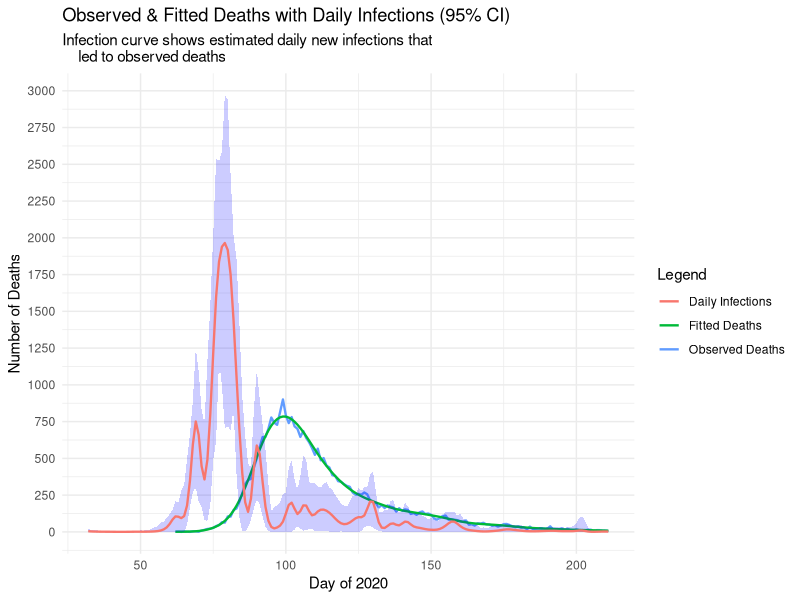

Generate this figure with R:
# Jackson Cramer (s2274544), Maximillian McCourt (s2145762), Natalia Montalvo Cabornero (s1969053)

# Our group worked collaboratively on the development and optimisation of all exercises.
# Although tasks were divided among us, we maintained a balanced workload through 
# regular code reviews, debugging sessions, and problem-solving meetings.
# Jackson focused ---
# Max focused on ---
# Natalia focused on ---

# Link to github repo: https://github.com/mhmc0808/ESP_GroupWorks.git
# Note about github repo: Our group used the same repo for the other projects.
# The code for project 3 can be found in the GW3 folder, and is titled proj3.r

######### GENERAL DESCRIPTION #########

# This project implements a smooth deconvolution to estimate the daily COVID-19 
# infections from observed death data. The model reconstructs the infection 
# trajectory by deconvolving death counts with a delay distribution from infection
# to death. 


library(splines)
library(ggplot2)
data <- read.table("engcov.txt")


######### MODEL SET UP ##########

# Define the matrices and components of the deconvolution model, the function 
# evaluate_matrices() creates: B-spline basis matrix, Convolution matrix (X)  
# that maps infections to deaths via delay distribution and Penalty matrix (S) 
# for smoothing. 

evaluate_matrices <- function(data, k = 80, edur = 3.151, sdur = 0.469) {
  
  # Inputs;
  #   k - number of B-spline basis functions
  #   edur - log(mean) time from infection to death
  #   sdur - log(standard deviation) time from infection to death
  
  # Create penalty matrix S
  S <- crossprod(diff(diag(k), diff=2))
  
  # Days of infection, extending the sequence 30 days before the first observed death
  lower_bound <- min(data$julian) - 30
  upper_bound <- max(data$julian)
  f_seq <- seq(lower_bound, upper_bound, by=1)
  
  # Create the k+4 knots for B-splines
  # Sequence of k+4 evenly spaced knots
  middle_seq_length <- k-2
  middle_seq <- seq(lower_bound, upper_bound, length.out = middle_seq_length)
  
  # Step size for handling remaining knots
  step <- middle_seq[2] - middle_seq[1]
  
  # Knots sequence
  knots <- c(
    seq(to = min(middle_seq) - step, by = step, length.out = 3),  # 3 knots below
    middle_seq,                                                   # middle sequence
    seq(from = max(middle_seq) + step, by = step, length.out = 3) # 3 knots above
  )
  
  # Create X_tilde: B-spline basis matrix for infection function f(t)
  X_tilde <- splineDesign(knots, f_seq)
  
  # Delay distribution from infection to death (pd)
  d <- 1:k
  pd <- dlnorm(d, edur, sdur)
  pd <- pd / sum(pd)     # normalise the sum to 1
  
  n <- length(data$date)  # number of death days
  m <- length(pd)         # maximum of days to consider    
  r <- nrow(X_tilde)      # number of infection days
  
  # Build weight matrix W for convolution
  # W[i, t] = pd[30 + i - t] if in valid range, 0 otherwise
  W <- matrix(0, n, r)
  
  for (i in 1:n) {
    idxs <- (30 + i - (1:m))              # indices for 30 day lag
    valid <- which(idxs > 0 & idxs <= r)  # keep indices in valid range
    # take i-th row of W at valid indexes to be pd of valid index
    W[i, idxs[valid]] <- pd[1:length(valid)]
  }
  
  # Convolution matrix X maps infections to expected deaths
  X <- W %*% X_tilde
  
  return(list(X_tilde=X_tilde,S=S,X=X))
}

## --- Generate model matrices --- ##
model_matrices <- evaluate_matrices(data)
X <- model_matrices$X
X_tilde <- model_matrices$X_tilde
S <- model_matrices$S



######### PENALIsED NEGATIVE LOG-LIKELIHOOD FUNCTIONS ##########

# We are going to fit the model using a penalised Poisson likelihood with a 
# positive constraint

## --- Penalised negative log-likelihood --- ##
pnll <- function(y, gamma, X, S, lambda) {
  
  # Inputs:
  #   y - vector of observed deaths
  #   gamma - vector of transformed parameters: beta = exp(gamma) to ensure 
  #           positive coefficients for the B-spline basis
  #   X - convolution matrix
  #   S - penalty matrix
  #   lambda - smoothing parameter

  B <- exp(gamma)               # transformation of coefficients
  mu <- pmax(X %*% B, 1e-15)    # expected deaths, avoiding zero
  
  # Smoothing penalty term
  penalty <- 1/2*lambda * sum(B * (S %*% B))     # OPTIMISED VERSION
  
  # Poisson log likelihood
  ll_pois <- sum(y*log(mu) - mu - lfactorial(y))
  
  # Penalised negative log likelihood
  pnll <- -ll_pois + penalty
  return(pnll)
}


## --- Gradient of penalized negative log-likelihood --- ##
pnll_grad <- function(y, gamma, X, S, lambda){
  
  # Inputs:
  #   y - vector of observed deaths
  #   gamma - vector of transformed parameters: beta = exp(gamma) to ensure 
  #           positive coefficients for the B-spline basis
  #   X - convolution matrix
  #   S - penalty matrix
  #   lambda - smoothing parameter
  
  B <- exp(gamma)
  mu <- pmax(X %*% B, 1e-15)  
  
  # Gradient of log-likelihood: dl/dgamma = colsums of diag(y_i/mu_i - 1)*X*diag(B)
  F_value <- diag(as.vector(y/mu - 1)) %*% X %*% diag(B)            ## this can be optimised??
  ll_pois_grad <- colSums(F_value)
  
  # Smoothness penalty gradient
  penalty_grad <- lambda * (S %*% B) * B    # OPTIMISED
  
  # Derivative of penalised negative log likelihood
  pnll_grad <- - ll_pois_grad + penalty_grad
  
  return(pnll_grad)
}


## --- Test functions with example parameters --- ##
y <- data$deaths
gamma <- rpois(80, 0.2)
lambda <- 0.5
pnll(y, gamma, X, S, lambda)
pnll_grad(y, gamma, X, S, lambda)


## --- Gradient validation --- ##

# This function validates analytical gradient against finite differences
finite_diff <- function(f, gamma, eps = 1e-7) {
  # Inputs:
  #   f - function that computes the objective value
  #   gamma - parameter vector at which to compute the gradient
  #   eps - finite difference step size, default = 1e-7
  
  k <- length(gamma)
  grad_approx <- numeric(k)

  for (i in 1:k) {
    gamma_eps <- gamma
    # Add small perturbation to the i-th parameter of gamma vector
    gamma_eps[i] <- gamma_eps[i] + eps
    # Approximate derivative using first principles
    grad_approx[i] <- (f(gamma_eps) - f(gamma)) / eps
  }
  
  # Gradient approximations of all dimensions of gamma
  return(grad_approx)
}

# Wrapper for finite difference validation
pnll_wrapper <- function(gamma_vec) {
  # Inputs:
  #   gamma_vec - parameter vector length K
  pnll(y, gamma_vec, X, S, lambda)
}

# Compare analytical and numerical gradients
gamma0 <- rep(0, ncol(X)) 
grad_numeric <- finite_diff(pnll_wrapper, gamma0)   # Gradient approx of gamma0 
grad_analytic <- pnll_grad(y, gamma0, X, S, lambda) # Gradient of pnll

max_diff <- max(abs(grad_numeric - grad_analytic))  # Max difference in dimensions
print(paste("Maximum gradient difference:", max_diff))
#  0.000277084



######### INITIAL MODEL FITTING ##########

# Fit model using BFGS with initial lambda for sanity check.
# This provides a preliminary fit to verify the model is working correctly
# before proceeding with smoothing parameter selection.

fit <- optim(par = gamma,         # initial parameter values
             fn = pnll,           # penalized negative log-likelihood
             gr = pnll_grad,      # gradient function for efficient optimization
             y = y,               # observed death counts
             X = X,               # convolution matrix
             S = S,               # penalty matrix
             lambda = (5*10^-5),  # initial smooting parameter
             method = "BFGS")     # Quasi-Newton optimization method with gradient

# Extract estimated parameters after optimization
gamma_hat <- fit$par
B_hat <- exp(gamma_hat)

# Compute fitted deaths (expected values)
fitted_deaths <- as.vector(X %*% B_hat)

# Compare with actual data
true_deaths <- data$deaths        # actual deaths from dataset
day_of_2020 <- data$julian

# Create data frame for plotting
plot_df <- data.frame(
  day = day_of_2020,
  true_deaths = true_deaths,
  fitted_deaths = fitted_deaths)

# Comparison plot: observed vs fitted deaths
initial_plot <- ggplot(plot_df, aes(x = day)) +
  geom_point(aes(y = true_deaths, color = "Observed"), size = 1, alpha = 0.6) +  # added point to visualize better
  geom_line(aes(y = true_deaths, color = "Observed"), size = .7) +
  geom_line(aes(y = fitted_deaths, color = "Fitted"), size = .7) +
  labs(x = "Day of 2020",
       y = "Number of Deaths",
       title = "Observed vs Fitted Deaths Over Time",
       color = "Legend") +
  theme_minimal()



######### SMOOTHING PARAMETER SELECTION ##########

n <- length(y)                       # number of observations
lfy <- lfactorial(y)

# Function to compute the Poisson log-likelihood for BIC calculation
ll <- function(y, beta_hat, X, lfly) {
  
  # Inputs:
  #   y - vector of observed death counts
  #   beta_hat - vector of estimated B-spline coefficients
  #   X - convolution design matrix
 
  # Expected deaths under current parameters
  mu <- X %*% beta_hat
  
  # Poisson log likelihood 
  ll_pois <- sum(y*log(mu) - mu - lfy)
  return(ll_pois)
}

# Define sequence of lambda values to test
log_lambda_seq <- seq(-13,-7,length=50)
lambda_seq <- 10^(log_lambda_seq)    # convert to actual lambda values

BIC <- numeric(length(lambda_seq))   # initialize BIC storage vector

Xt <- t(X) 

initial_gamma <- gamma

# Grid search over lambda values to find optimal smoothing parameter
for (i in seq(lambda_seq)){
  
  # Current lambda value
  lambda <- lambda_seq[i]
  
  # Fit model with current lambda using BFGS optimization
  fit <- optim(par = initial_gamma,  # initial parameter values
               fn = pnll,           # penalized negative log-likelihood
               gr = pnll_grad,      # gradient function for efficient optimization
               y = y,               # observed death counts
               X = X,               # convolution matrix
               S = S,               # penalty matrix
               lambda = lambda,  # initial smoothing parameter
               method = "BFGS",     # Quasi-Newton optimization method with gradient
               control = list(maxit = 1000)) # ensure convergence
  
  # Extract estimated parameters
  beta_par <- exp(fit$par)
  mu_hat <- as.vector(X %*% beta_par)
  
  # Weight vector
  w <- as.vector(y/(mu_hat^2)) # n vector 
  
  # Compute Hessian matrices:
  # H0: Hessian of log-likelihood (without penalty)
  H0 <- Xt %*% (X * w)   # X^T diag(w) X
  
  #  H_lambda: Full Hessian (log-likelihood + penalty)
  H_lambda <- H0 + lambda * S
  
  ## Effective Degrees of Freedom (EDF) calculation
  R <- chol(H_lambda)
  H_invH0 <- backsolve(R, backsolve(R, H0, transpose = TRUE))
  EDF <- sum(diag(H_invH0))
  
  # Bayesian Information Criterion (BIC) calculation
  BIC[i] <- -2*ll(y, beta_par, X, lfy) + log(n)*EDF
}

# Find optimal lambda that minimizes BIC
BIC_min <- min(BIC)
lambda_bic <- lambda_seq[which.min(BIC)]
lambda_bic



######### BOOTSTRAP UNCERTAINTY QUANTIFICATION #########

# Number of bootstrap replicates for uncertainty estimation
n_bootstrap <- 200

# Initialise empty matrix to store bootstrap replicates
#   Each column represents a different bootstrap sample
#   Each row represents f(t) at a specific time point across all bootstrap samples
f_hat_boot <- matrix(NA, nrow = nrow(X_tilde), ncol = n_bootstrap)


# Weighted version of penalized negative log-likelihood for bootstrap
pnll_w <- function(y, gamma, X, S, lambda, w) {
  
  # Inputs:
  #   y - vector of observed deaths
  #   gamma - vector of transformed parameters: beta = exp(gamma) to ensure 
  #           positive coefficients for the B-spline basis
  #   X - convolution matrix
  #   S - penalty matrix
  #   lambda - smoothing parameter
  #   w - vector of bootstrap weights 
  
  B <- exp(gamma)               # transformation of coefficients
  mu <- pmax(X %*% B, 1e-15)    # expected deaths, avoiding zero
  
  # Smoothing penalty term
  penalty <- 1/2*lambda* sum(B*(S %*% B))   # OPTIMISED VERSION

  # Weighted Poisson log-likelihood
  ll_pois <- sum(w * (y*log(mu) - mu - lfactorial(y))) 
  
  # Penalized negative log-likelihood with weights
  pnll <- -ll_pois + penalty
  return(pnll)
}

# Weighted version of gradient function for bootstrap
pnll_grad_w <- function(y, gamma, X, S, lambda, w){
  
  # Inputs:
  #   y - vector of observed deaths
  #   gamma - vector of transformed parameters: beta = exp(gamma) to ensure 
  #           positive coefficients for the B-spline basis
  #   X - convolution matrix
  #   S - penalty matrix
  #   lambda - smoothing parameter
  #   w - vector of bootstrap weights 
  
  B <- exp(gamma)               # transformation of coefficients
  mu <- pmax(X %*% B, 1e-15)    # expected deaths, avoiding zero

  # Gradient of the weighted log-likelihood
  F_value <- diag(as.vector(w * (y/mu - 1))) %*% X %*% diag(B) 
  ll_pois_grad <- colSums(F_value)
  
  # Gradient of penalty
  penalty_grad <- lambda * (S %*% B) * B   # OPTIMISED VERSION
  
  # Penalised negative log likelihood
  pnll_grad <- -ll_pois_grad + penalty_grad
  return(pnll_grad)
}

# Bootstrap resampling and refitting

f_hat_boot <- matrix(0, nrow = nrow(X_tilde), ncol = n_bootstrap)

initial_gamma = gamma

for (b in 1:n_bootstrap) {
  
  # Generate bootstrap weights 
  wb <- tabulate(sample(n, replace = TRUE), n)
  
  # Fit penalized model using bootstrap weights
  fit_b <- optim(par = initial_gamma,  # initial parameter values
               fn = pnll_w,            # weighted penalized negative log-likelihood
               gr = pnll_grad_w,       # gradient function for efficient optimization
               y = y,                  # observed death counts
               X = X,                  # convolution matrix
               S = S,                 # penalty matrix
               lambda = lambda_bic,   # initial smoothing parameter
               method = "BFGS",       # Quasi-Newton optimization method with gradient
               w = wb)                # weights for this iteration

  # Extract fitted parameters from bootstrap sample
  gamma_b <- fit_b$par
  B_b <- exp(gamma_b)
  
  # Compute infection rate estimate for this bootstrap sample
  f_hat_boot[, b] <- X_tilde %*% B_b
  
  inital_gamma <- gamma_b 
}


######### FINAL VISUALIZATION AND RESULTS #########

## --- Summary statistics from the bootstrap distribution --- ##
# Mean infection curve across bootstrap samples
f_hat_mean <- rowMeans(f_hat_boot) 
f_hat_lower <- apply(f_hat_boot, 1, quantile, probs = 0.025) # 2.5% quantile
f_hat_upper <- apply(f_hat_boot, 1, quantile, probs = 0.975) # 97.5% quantile

# Define time sequence for infection function f(t)
lower_bound <- min(data$julian) - 30
upper_bound <- max(data$julian)
f_seq <- seq(lower_bound, upper_bound, by=1)

# Create data frame for infection curve with confidence intervals
plot_df_6 <- data.frame(
  day = f_seq,               # Day of year for infection estimates
  f_mean = f_hat_mean,       # Mean across bootstraps
  f_lower = f_hat_lower,     # Lower bound of 95% confidence interval
  f_upper = f_hat_upper     # Upper bound of 95% confidence interval
)

# Final plot showing:
#   Observed death data
#   Model with fitted deaths
#   Estimated infection curve
final_plot <- ggplot() +
  # Observed deaths
  geom_line(aes(x = day_of_2020, y = true_deaths, color = "Observed Deaths"), size = 0.8) +
  
  # Fitted deaths
  geom_line(aes(x = day_of_2020, y = fitted_deaths, color = "Fitted Deaths"), size = 0.8) +
  
  # Daily infection rate with 95% CI
  geom_ribbon(aes(x = f_seq, ymin = f_hat_lower, ymax = f_hat_upper), 
              fill = "blue", alpha = 0.2) +
  # Mean infection curve
  geom_line(aes(x = f_seq, y = f_hat_mean, color = "Daily Infections"), size = 0.8) +
  
  # Axes 
  scale_x_continuous(
    name = "Day of 2020",
    breaks = seq(0, 400, by = 50)  # Every 50 days from 0 to 400
  ) +
  scale_y_continuous(
    name = "Number of Deaths",
    breaks = scales::extended_breaks(n = 15) 
  ) +
  
  # Plot labels
  labs(
    x = "Day of 2020",
    y = "Count",
    color = "Legend",
    title = "Observed & Fitted Deaths with Daily Infections (95% CI)",
    subtitle = "Infection curve shows estimated daily new infections that 
    led to observed deaths"
  ) +
  theme_minimal()


final_plot
# Interpretation:
# A we can see in the graph the close match between the observed and fitted deaths 
# demonstrates that our model successfully finds the mortality parameter in our data, 
# providing confidence in the model to reconstruct infection dinamics.
#
# The blue infection curve shows the estimated daily new infections that resulted in
# the observed deaths. We can clearly see the infection waves, showing when transmission
# was increasing or decreasing, like a big increase around day 75 and a big 
# decrease around day 85.
#
# The blue shaded region represents the 95% confidence interval around the infection
# estimates, derived from 200 bootstrap replicates. Wider intervals indicate greater
# uncertainty, particularly at the boundaries where data was limited.
# 
# The approximately 30-day horizontal shift that we assumed when creating the model
# between infection peaks and corresponding death peaks visually confirms the 
# lognormal delay distribution used in the model.
#
# The overall visualization demonstrates successful deconvolution, we have effectively
# recovered the unobserved infection trajectory from the observed death data using
# the known delay distribution and smoothness assumptions.


# Natalia's notes:
# - added a description for the project
# - added comments and descriptions for all the functions
# - added interpretation of final plot
# - changed some of the matrices multiplications for optimization
# - changed EFD calculation to chol decomp for a faster approach maybe? -- not sure if actually makes a difference
# - added some sanity checks so some our values cannot be zero to avoid crashes
# - we need to think/ask tutors how are we presenting the report because
#   actually the first 3 exercises are just steps for alter building the model with
#   the weights and the right lambda
# - changed last plot --> error when running jackson's plots
# - need to check if we can optimize lambda loop and bootstrap loop 
# My code runs in ~ 50 sec